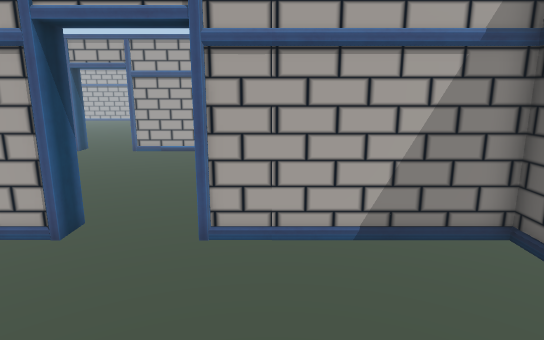
view 1 (above)

20 first-person views from a walk through a scene from a Unity 3-D project. The camera is 1.5 m above the floor, tilts 12° down and sees 75° across. The floor is counted in squares, 0.5 m on a side. Each view is taken from the middle of a square. On the plan, view 1 faces up. The plan holds only what a view shows up to about 20 squares ahead; the rest is blank. The place goes on beyond the plan. Door leaves are left out, so doorways stand open.

view 2
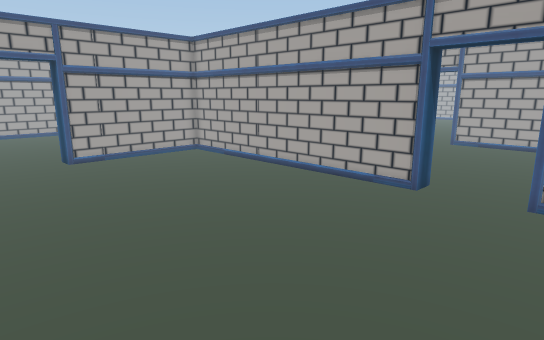

view 3
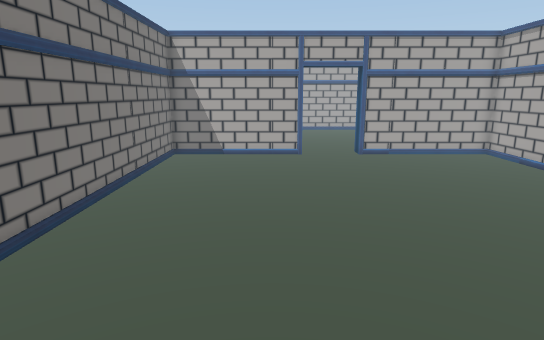

view 4
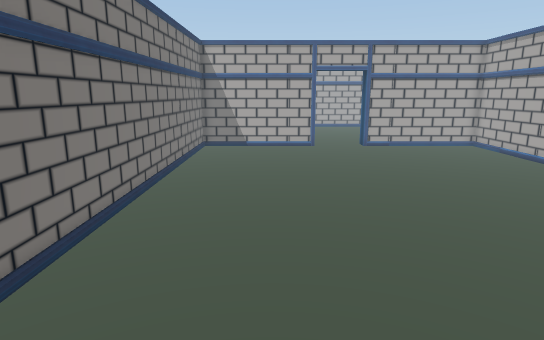

view 5
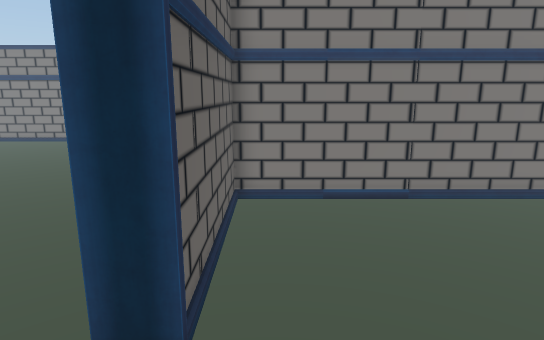

view 6
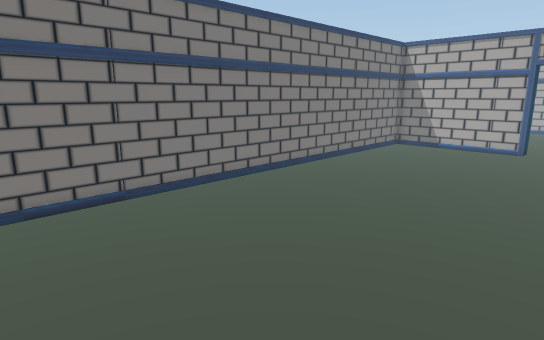

view 7
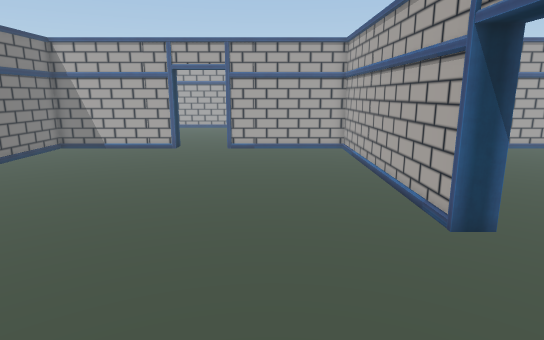

view 8
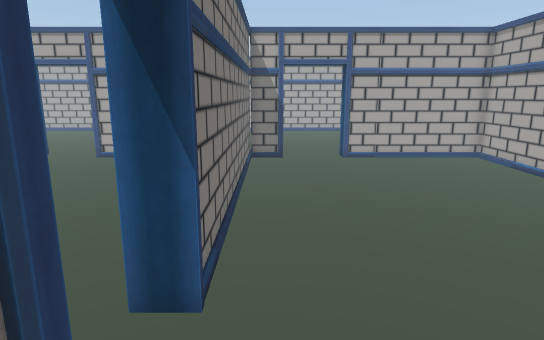

view 9
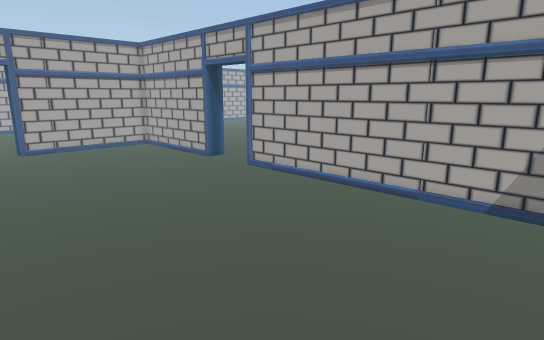

view 10
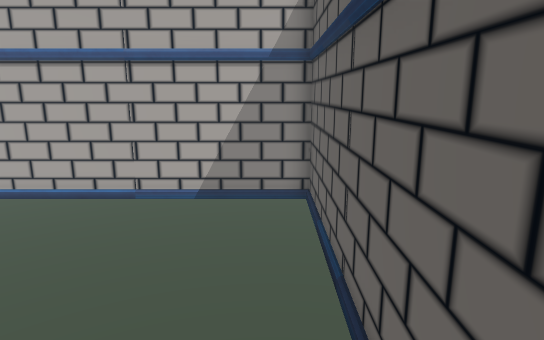

view 11
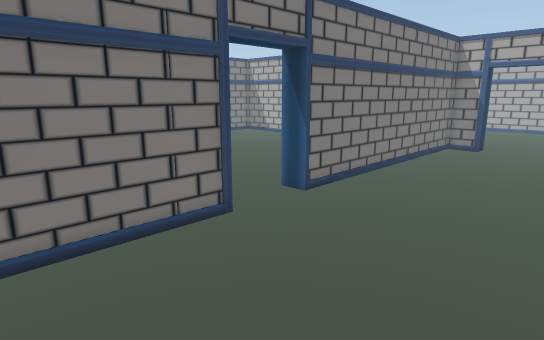

view 12
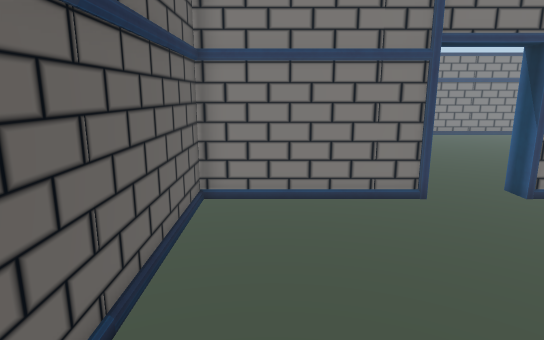

view 13
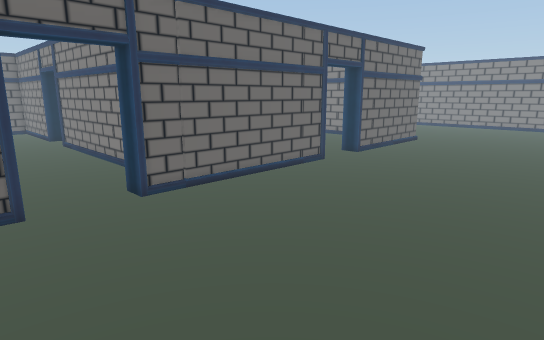

view 14
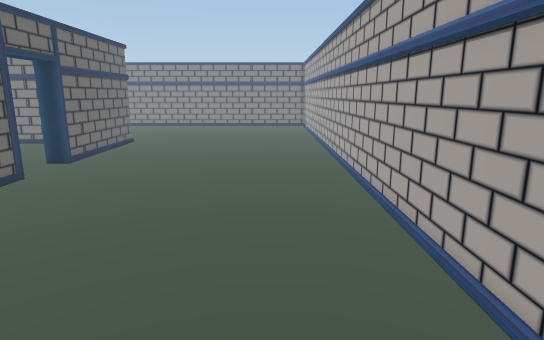

view 15
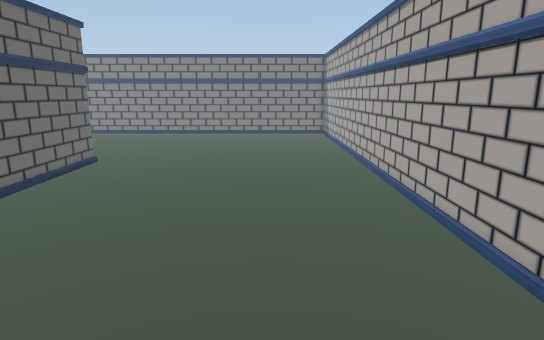

view 16
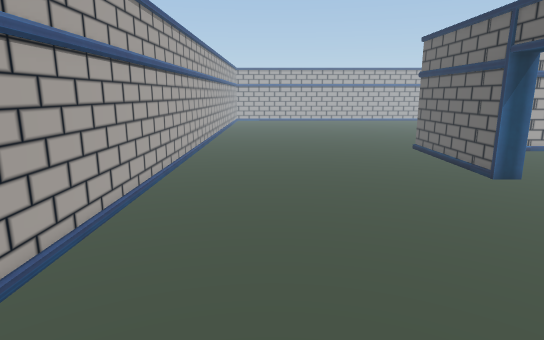

view 17
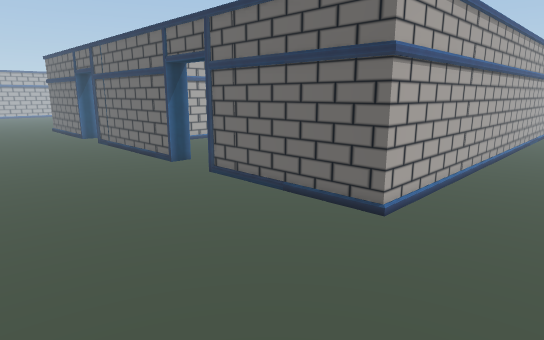

view 18
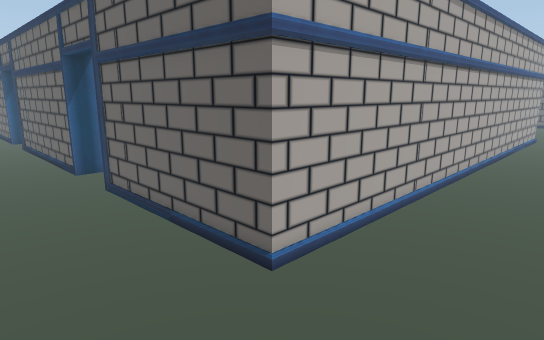

view 19
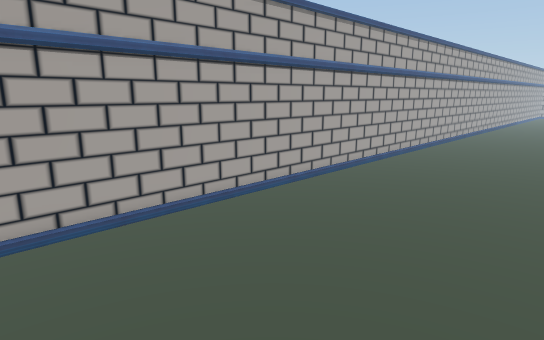

view 20
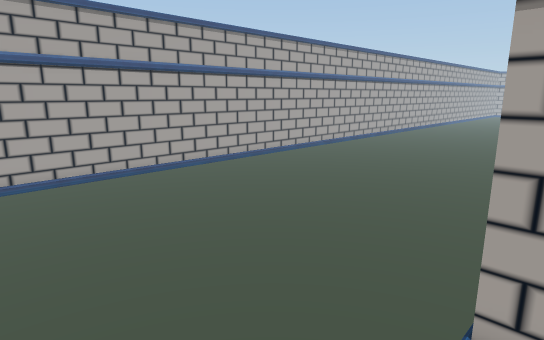

### Floor plan
Points are (right, up) in squares from view 1. A wall is a line through its corners. A room is listed if a view was taken in it or the views show most of it. See-through windows are left out.
Room 1 (views 1, 2, 3, 4, 5, 6, 7)
walls: (-4.5, 7.1) (-17.1, 7.1) (-17.1, 0.4); (-17.1, -2.5) (-17.1, -9.1) (5.1, -9.1) (5.1, -2.5); (5.1, 6.3) (5.1, 7.1) (-1.6, 7.1)
ways out: open door at (-3, 7.5) to room 2; open door at (-17.5, -1) to room 3; open door at (5.5, -1)
Room 2 (views 8, 9, 10, 11, 12)
walls: (-10.4, 19.1) (-17.1, 19.1) (-17.1, 12.5); (-1.6, 7.9) (5.1, 7.9) (5.1, 19.1) (-7.6, 19.1); (-17.1, 9.5) (-17.1, 8); (-18, 7.9) (-4.5, 7.9)
ways out: open door at (-3, 7.5) to room 1; open door at (-17.5, 11) to room 3; open door at (-9, 19.5)
Room 3 (views 13, 14, 15, 16, 17, 18, 19, 20)
walls: (-17.9, 0.4) (-17.9, 9.5); (-17.9, 12.5) (-17.9, 20); (-30.1, 20.5) (-30.1, -14.4); (2.9, -9.9) (-17.9, -9.9) (-17.9, -2.5)
ways out: open door at (-17.5, -1) to room 1; open door at (-17.5, 11) to room 2

Where each view was taken, in squares from view 1:
view 1: 0 up, 0 right, facing up
view 2: 4 down, 0 right, facing up-left
view 3: 4 down, 1 right, facing left
view 4: 5 down, 4 right, facing left
view 5: 1 up, 4 right, facing down
view 6: 1 up, 4 right, facing down-left
view 7: 3 up, 3 right, facing left
view 8: 9 up, 0 right, facing left
view 9: 9 up, 4 right, facing up-left
view 10: 9 up, 4 right, facing up
view 11: 15 up, 4 right, facing down-left
view 12: 18 up, 3 right, facing down
view 13: 14 up, 28 left, facing down-right
view 14: 13 up, 27 left, facing down
view 15: 6 up, 26 left, facing down
view 16: 0 up, 26 left, facing up
view 17: 14 down, 26 left, facing up-right
view 18: 14 down, 22 left, facing up-right
view 19: 14 down, 22 left, facing up-left
view 20: 14 down, 17 left, facing up-left
